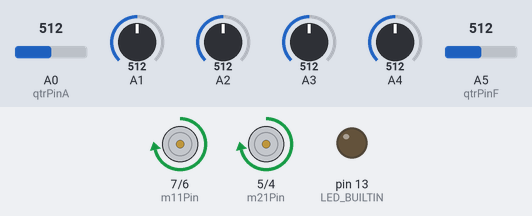
The sketch below on a simulated Arduino Uno, built with avr-gcc and run on an emulated ATmega328P. On the bench: motor-driver pin pairs drawn as motors (green arrow = first pin HIGH = forward, orange = second pin HIGH = backward, longer = more drive, scaled by the enable pin), output pins drawn as LEDs (lit = HIGH). The test bench sets the inputs (shaded band); at power-on: A4 = 512, A5 (qtrPinF) = 512, A0 (qtrPinA) = 512, A1 = 512, A2 = 512, A3 = 512.

Above: at 8.0 s.
8.1 s: A4 set to 601
9.6 s: A4 set to 634
At 10.6 s:
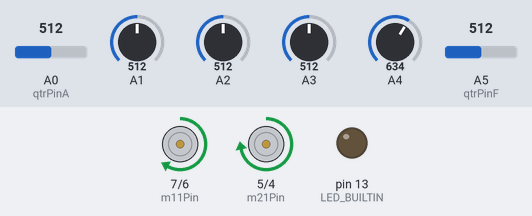
11.1 s: A5 (qtrPinF) set to 550
12.6 s: A5 (qtrPinF) set to 585
At 12.9 s:
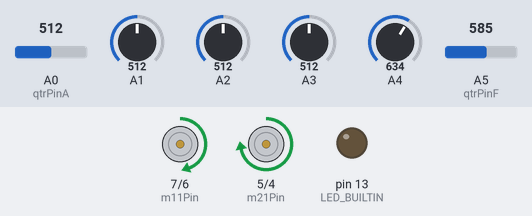
14.1 s: A0 (qtrPinA) set to 482
15.6 s: A0 (qtrPinA) set to 446
At 16.4 s:
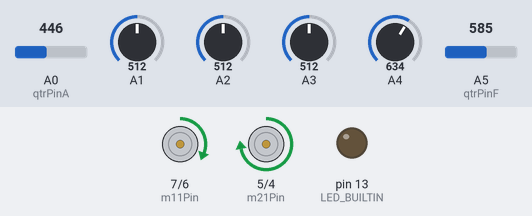
Timing chart, 0 to 18.1 s (numbered marks = the images above; inputs shaded):
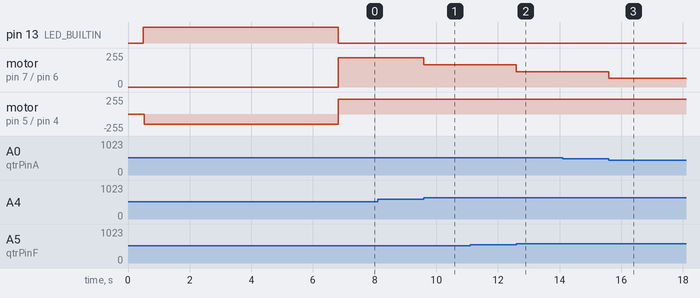

Measured:
- the behaviour switches between 617 and 618 on A4 (found by bisection; images 0 and 1)
- the behaviour switches between 568 and 569 on A5 (qtrPinF) (found by bisection; images 1 and 2)
- the behaviour switches between 465 and 464 on A0 (qtrPinA) (found by bisection; images 2 and 3)
- after the input at 8.1 s, every drawn part: stays the same
- after the input at 9.6 s, motor on pin 7 (m11Pin) / pin 6 (m12Pin): forward 220/255 → forward 168/255 at once; motor on pin 5 (m21Pin) / pin 4 (m22Pin): forward 220/255 → forward 221/255 at once
- after the input at 11.1 s, every drawn part: stays the same
- after the input at 12.6 s, motor on pin 7 (m11Pin) / pin 6 (m12Pin): forward 168/255 → forward 116/255 at once; motor on pin 5 (m21Pin) / pin 4 (m22Pin): forward 221/255 → forward 222/255 at once
- after the input at 14.1 s, every drawn part: stays the same
- after the input at 15.6 s, motor on pin 7 (m11Pin) / pin 6 (m12Pin): forward 116/255 → forward 64/255 at once; motor on pin 5 (m21Pin) / pin 4 (m22Pin): forward 222/255 → forward 223/255 at once

The sketch:

follower.ino
```cpp
#include <QTRSensors.h>
const int m11Pin = 7;
const int m12Pin = 6;
const int m21Pin = 5;
const int m22Pin = 4;
const int m1Enable = 11;
const int m2Enable = 10;

int m1Speed = 0;
int m2Speed = 0;

int error = 0;
int lastError = 0;

const int maxSpeed = 255;
const int minSpeed = -100;
const int baseSpeed = 220;
const int calibrateMotorSpeed = 150;
int motorSpeed = 0;

float kp = 35;
float ki = 0;
float kd = 17;
int p = 1;
int i = 0;
int d = 0;

int qtrPinAVal = 0;
int qtrPinFVal = 0;

const int qtrPinA = A0;
const int qtrPinF = A5;


const int left = 1;
const int right = 0;
int lastDirection = 0;

int direction = 0;

const int calibrationThreshold = 500;
const int calibrationDuration = 250;

const int maxSensorReading = 5000;
const int minSensorReading = 0;
const int maxSensorMaping = 50;
const int minSensorMaping = -50;

const int errorLowPassFilter = 11.1;

QTRSensors qtr;
const int sensorCount = 6;
int sensorValues[sensorCount];
int sensors[sensorCount] = { 0, 0, 0, 0, 0, 0 };

void setup() {
  pinMode(m11Pin, OUTPUT);
  pinMode(m12Pin, OUTPUT);
  pinMode(m21Pin, OUTPUT);
  pinMode(m22Pin, OUTPUT);
  pinMode(m1Enable, OUTPUT);
  pinMode(m2Enable, OUTPUT);
  qtr.setTypeAnalog();
  qtr.setSensorPins((const uint8_t[]){ A0, A1, A2, A3, A4, A5 }, sensorCount);
  delay(500);
  pinMode(LED_BUILTIN, OUTPUT);
  digitalWrite(LED_BUILTIN, HIGH);
  readInput();
  if (qtrPinAVal > calibrationThreshold) {
    direction = 0;
  } else {
    if (qtrPinFVal > calibrationThreshold) {
      direction = 1;
    }
  }

  for (uint16_t i = 0; i < calibrationDuration; i++) {

    qtr.calibrate();
    if (direction == 1) {
      setMotorSpeed(0, calibrateMotorSpeed);
    } else {
      setMotorSpeed(0, -calibrateMotorSpeed);
    }

    readInput();

    if (qtrPinAVal < calibrationThreshold && qtrPinFVal > calibrationThreshold) {
      direction = 1;
    }
    if (qtrPinAVal > calibrationThreshold && qtrPinFVal < calibrationThreshold) {
      direction = 0;
    }
  }
  digitalWrite(LED_BUILTIN, LOW);
  Serial.begin(9600);
}

void loop() {

  pidControl();
  m1Speed = constrain(m1Speed, minSpeed, maxSpeed);
  m2Speed = constrain(m2Speed, minSpeed, maxSpeed);
  setMotorSpeed(m1Speed, m2Speed);

  readInput();
}

void pidControl() {

  int error = map(qtr.readLineBlack(sensorValues), minSensorReading, maxSensorReading, minSensorMaping, maxSensorMaping);
  error = -error;
  p = error;
  i = i + error;
  d = error - lastError;
  int motorSpeed = kp * p + ki * i + kd * d;
  m1Speed = baseSpeed;
  m2Speed = baseSpeed;
  if (error <= errorLowPassFilter) {
    m1Speed += motorSpeed;
    m2Speed -= motorSpeed/(kp+kd);
  } else {
    m2Speed -= motorSpeed;
    m1Speed += motorSpeed/(kp+kd);
  }

}

void setMotorSpeed(int motor1Speed, int motor2Speed) {
  if (motor1Speed == 0) {
    digitalWrite(m11Pin, LOW);
    digitalWrite(m12Pin, LOW);
    analogWrite(m1Enable, motor1Speed);
  } else {
    if (motor1Speed > 0) {
      digitalWrite(m11Pin, HIGH);
      digitalWrite(m12Pin, LOW);
      analogWrite(m1Enable, motor1Speed);
    }
    if (motor1Speed < 0) {
      digitalWrite(m11Pin, LOW);
      digitalWrite(m12Pin, HIGH);
      analogWrite(m1Enable, -motor1Speed);
    }
  }
  if (motor2Speed == 0) {
    digitalWrite(m21Pin, LOW);
    digitalWrite(m22Pin, LOW);
    analogWrite(m2Enable, motor2Speed);
  } else {
    if (motor2Speed > 0) {
      digitalWrite(m21Pin, HIGH);
      digitalWrite(m22Pin, LOW);
      analogWrite(m2Enable, motor2Speed);
    }
    if (motor2Speed < 0) {
      digitalWrite(m21Pin, LOW);
      digitalWrite(m22Pin, HIGH);
      analogWrite(m2Enable, -motor2Speed);
    }
  }
}

void readInput() {
  qtrPinAVal = analogRead(qtrPinA);
  qtrPinFVal = analogRead(qtrPinF);
}
```
